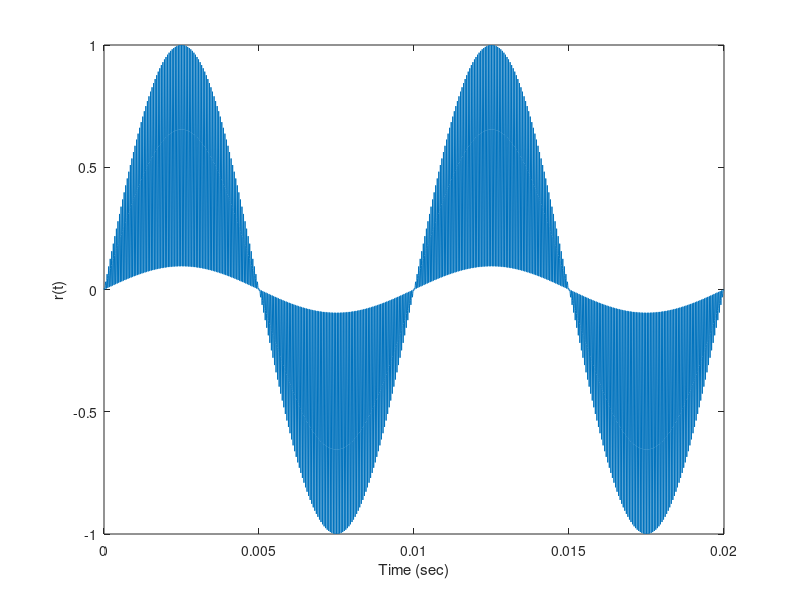
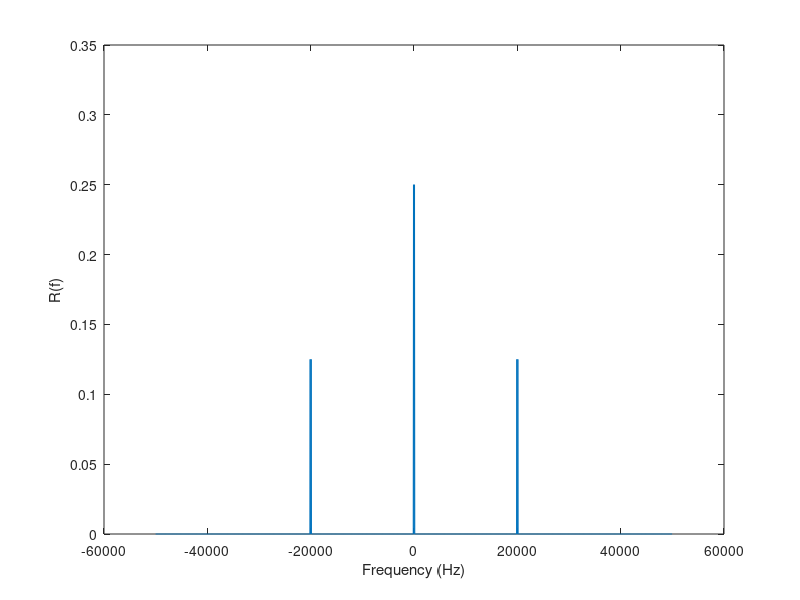
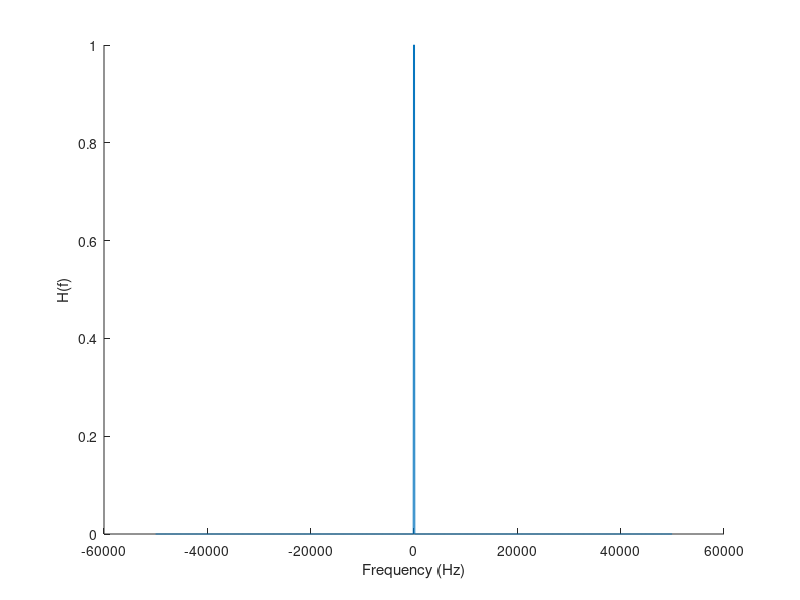
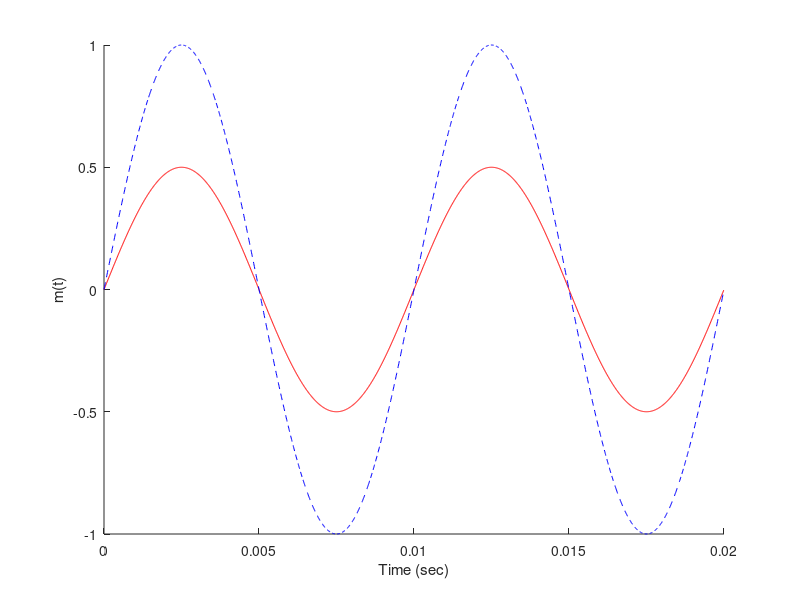

Reproduce these figures in MATLAB, in order.

# clear command window
clc;
# remove all variables from workspace
clear
# close all figures
close all

%%%%%% Frequencies initialization %%%%%%
# carrier frequency initialization
fc=1e4; #10KHz
# message frequency initialization
fm=100; #100Hz

%%%%%% Time and frequency definition %%%%%%
# Sampling time is identified using fc so that we can sample carrier signal tooo
ts= 0.1/fc;
# T is the last value of t on graph, we're drawing 2 periods of the message signal
T=2/fm;
# Number of time samples
N=ceil(T/ts);
# time vector
t= 0:ts:((N-1)*ts)

%%%%%% Frequency domain %%%%%%
# df=fs/N
df=1/T;
# sampling frequency, inverse of sampling tinme
fs=1/ts;
# frequency vector
if(rem(N,2)==0) #even
  f= -(0.5*fs): df : (0.5*fs-df)
else #odd
  f= -(0.5*fs-0.5*df): df : (0.5*fs-0.5*df)
end

%%%%%% Baseband signal definition in Time %%%%%%
# m(t) definition
m= sin(2*pi*fm*t);

%%%%%% frequency components of baseband sigmal %%%%%%
# fast fourier transform of baseband signal
M=fftshift(fft(m)/N);

%%%%%% Carrier signal definition in time %%%%%%
# c(t)
c= cos(2*pi*fc*t);

%%%%%% Carrier signal definition in frequency %%%%%%
# C(f) using fft
C=fftshift(fft(c)/N);

%%%%%% DSB-SC Modulated signal definition in time %%%%%%
# s(t)
s= m.*c;

%%%%%% DSB-SC Modulated signal definition in frequency %%%%%%
# S(f) using fft
S=fftshift(fft(s)/N);

%%%%%% Coherent detector (receiver) time response %%%%%%
# r(t)
r=s.*c;
# plotting receiver signal with respect to time
figure(1);
plot(t,r);
xlabel("Time (sec)");
ylabel("r(t)")

%%%%%% Coherent detector (receiver) frequency response %%%%%%
# R(f)
R=fftshift(fft(r)/N);
# plotting receiver signal with respect to time
figure(2);
plot(f,abs(R));
xlabel("Frequency (Hz)");
ylabel("R(f)")

%%%%%% Filter (ideal LPF) frequency response %%%%%%
# H(f)
H=abs(f)<1.1*fm;
# plotting filter signal with respect to frequency
figure(3);
plot(f,H);
xlabel("Frequency (Hz)");
ylabel("H(f)")
box off;

%%%%%% demodulated signal after ideal LPF %%%%%%
# M_rec(f)
M_rec=H.*R;
# m_rec(t)
m_rec=ifft(ifftshift(M_rec)*N)
# plotting received signal after filter with respect to time
figure(4);
plot(t,m_rec,"-r");
# adding original song compared to received one
hold on;
plot(t,m,"--b");
xlabel("Time (sec)");
ylabel("m(t)")
box off;
